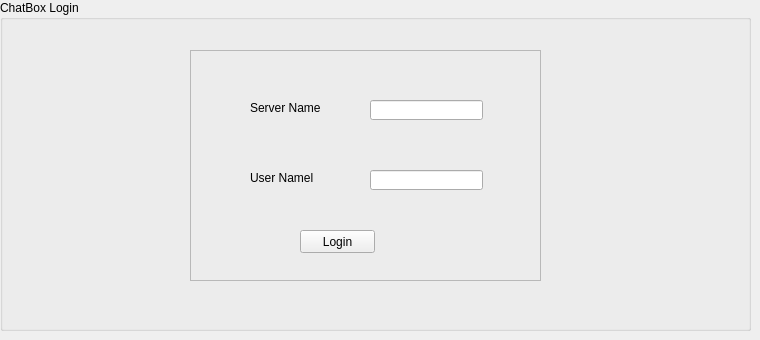
     <widget class="QWidget" name="loginPage">
      <attribute name="title">
       <string>Login</string>
      </attribute>
      <widget class="QGroupBox" name="groupBox_10">
       <property name="geometry">
        <rect>
         <x>0</x>
         <y>0</y>
         <width>751</width>
         <height>331</height>
        </rect>
       </property>
       <property name="title">
        <string>ChatBox Login</string>
       </property>
       <widget class="QFrame" name="frame">
        <property name="geometry">
         <rect>
          <x>190</x>
          <y>50</y>
          <width>351</width>
          <height>231</height>
         </rect>
        </property>
        <property name="frameShape">
         <enum>QFrame::StyledPanel</enum>
        </property>
        <property name="frameShadow">
         <enum>QFrame::Raised</enum>
        </property>
        <widget class="QLineEdit" name="serverLineEdit">
         <property name="geometry">
          <rect>
           <x>180</x>
           <y>50</y>
           <width>113</width>
           <height>20</height>
          </rect>
         </property>
        </widget>
        <widget class="QLineEdit" name="userLineEdit">
         <property name="geometry">
          <rect>
           <x>180</x>
           <y>120</y>
           <width>113</width>
           <height>20</height>
          </rect>
         </property>
        </widget>
        <widget class="QLabel" name="label_33">
         <property name="geometry">
          <rect>
           <x>60</x>
           <y>50</y>
           <width>81</width>
           <height>16</height>
          </rect>
         </property>
         <property name="text">
          <string>Server Name</string>
         </property>
        </widget>
        <widget class="QLabel" name="label_34">
         <property name="geometry">
          <rect>
           <x>60</x>
           <y>120</y>
           <width>71</width>
           <height>16</height>
          </rect>
         </property>
         <property name="text">
          <string>User Namel</string>
         </property>
        </widget>
        <widget class="QPushButton" name="loginButton">
         <property name="geometry">
          <rect>
           <x>110</x>
           <y>180</y>
           <width>75</width>
           <height>23</height>
          </rect>
         </property>
         <property name="text">
          <string>Login</string>
         </property>
        </widget>
       </widget>
      </widget>
     </widget>
